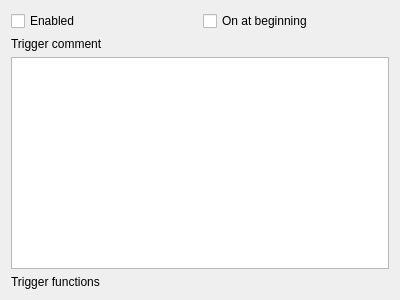
<?xml version="1.0" encoding="UTF-8"?>
<ui version="4.0">
 <class>TriggerTopWidget</class>
 <widget class="QWidget" name="TriggerTopWidget">
  <property name="geometry">
   <rect>
    <x>0</x>
    <y>0</y>
    <width>400</width>
    <height>300</height>
   </rect>
  </property>
  <property name="windowTitle">
   <string>Form</string>
  </property>
  <layout class="QGridLayout" name="gridLayout">
   <item row="0" column="0">
    <widget class="QCheckBox" name="checkBox">
     <property name="text">
      <string>Enabled</string>
     </property>
    </widget>
   </item>
   <item row="0" column="1">
    <widget class="QCheckBox" name="checkBox_2">
     <property name="text">
      <string>On at beginning</string>
     </property>
    </widget>
   </item>
   <item row="1" column="0">
    <widget class="QLabel" name="label">
     <property name="text">
      <string>Trigger comment</string>
     </property>
    </widget>
   </item>
   <item row="2" column="0" colspan="2">
    <widget class="KTextEdit" name="m_triggerCommentTextEdit"/>
   </item>
   <item row="3" column="0">
    <widget class="QLabel" name="label_2">
     <property name="text">
      <string>Trigger functions</string>
     </property>
    </widget>
   </item>
  </layout>
 </widget>
 <customwidgets>
  <customwidget>
   <class>KTextEdit</class>
   <extends>QTextEdit</extends>
   <header>ktextedit.h</header>
  </customwidget>
 </customwidgets>
 <resources/>
 <connections/>
</ui>
